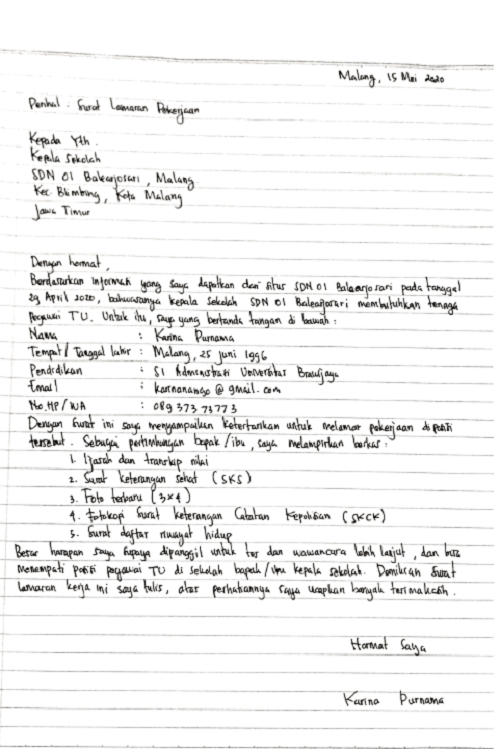
#> input picture Avalon/0. Computer Vision/Asset/tulisanTangan.png, 500 x 749 px
$ jupyter execute --allow-errors Main.ipynb
#> lines starting #> are read from the running program, lines starting #| are printed output that depends on the picture; after the words box and inside, x2 and y2 are one past the last pixel; in counts of white or black regions, pixels touching at a corner belong together
kita bakal ngobrolin image dari dasar banget

gambar di komputer basically cuman sebuah numpy array aja, dengan range 0 sampai 255

[cell 1]
import cv2
import numpy as np

import warnings
warnings.filterwarnings('ignore')

[cell 2]
gambar_kecil = np.array([
    [0,   20,   40, 60,   80],
    [100,   120, 140, 160, 180],
    [200, 220, 240, 255, 256],
    [80,   0,   255, 0,   50000]
], dtype=np.uint8)

print(gambar_kecil)
print("\n tinggi dan lebar):", gambar_kecil.shape)

"""
shape ini susunannya (panjang x lebar) atau dalam matrix (baris x kolom)
jadai gambar_kecil itu ukurannya 4 baris dan 5 kolom (4, 5)
"""

gambar_res = cv2.resize(gambar_kecil, (400, 400), interpolation=cv2.INTER_NEAREST)
cv2.imshow("Visualisasi Matriks ke Gambar", gambar_res)
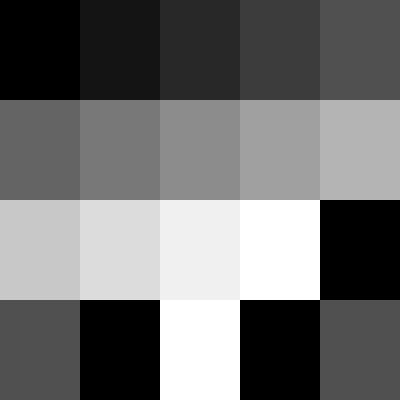
#> window 'Visualisasi Matriks ke Gambar': shape (400, 400); min 0, max 255, mean 111.5
cv2.waitKey(0)
cv2.destroyAllWindows()

[cell 3]
# nah tadi itu kita liat gambar yang biner, coba kita import gambar yang keliatannya item putih
tulisanTangan = cv2.imread("Asset/tulisanTangan.png")
#> tulisanTangan is the input picture: shape (749, 500, 3); mean B, G, R 241.3, 241.7, 242.1
print(tulisanTangan)
#> (printed output is left out)

wait, kenapa kita dapet bentuk array yang berbeda?

kenapa satu pixel isinya tiga angka, bukan satu? Karena secara default, OpenCV membaca semua gambar sebagai gambar berwarna (3 Channels: Blue, Green, Red)

coba kita pastiin lewat shape

[cell 4]
print(tulisanTangan[0, 0])
#| [255 255 255]
print(tulisanTangan.shape)
#| (749, 500, 3)

bisa diliat kalau ada kolom ketiga dan didalamnya tertulis angka 3

ini disebut sebagai channels. jadi channels ini berperan sebagai tumpukan layer, terdiri dari Merah, Hijau, Biru (RGB) tapi kalau di cv2 ditulisnya GBR (green, blue, red).

coba kita liat contoh dibawah biar jelas, again rangenya itu dari 0 sampai 255

[cell 5]
import cv2
import numpy as np

# Kita buat gambar 3x3 pixel tapi berwarna (3 channel)
# Format: [Blue, Green, Red]
warna_warni = np.array([
    [[255, 0, 0], [0, 255, 0], [0, 0, 255]],    # Baris 1: Biru, Hijau, Merah
    [[255, 255, 0], [0, 255, 255], [255, 0, 255]], # Baris 2: Cyan, Yellow, Magenta
    [[255, 255, 255], [0, 0, 0], [128, 128, 128]]  # Baris 3: Putih, Hitam, Abu-abu
], dtype=np.uint8)

res = cv2.resize(warna_warni, (300, 300), interpolation=cv2.INTER_NEAREST)

cv2.imshow("Dunia Berwarna BGR", res)
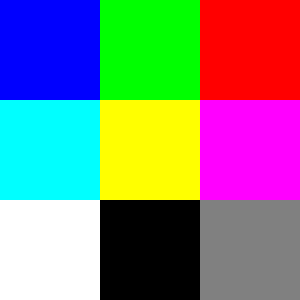
#> window 'Dunia Berwarna BGR': shape (300, 300, 3); mean B, G, R 127.6, 127.6, 127.6
cv2.waitKey(0)
cv2.destroyAllWindows()
print("Bentuk Matriks Berwarna:", warna_warni.shape)
# Outputnya bakal (3, 3, 3) => Tinggi, Lebar, Jumlah Channel

Gimana kalau kita mau bikin jadi 1 lapis (grayscale)?

ada 2 cara
1. pas baca gambar kita taro angka 0 setelah menulis path file
2. kita pake fungsi konversi ini paling umum

[cell 6]
# ini_bakal_gray = cv2.imread("Asset/tulisanTangan.png", 0) # ga gweh run, males

# ini fungsi konversinya
tulisan_abuabu = cv2.cvtColor(tulisanTangan, cv2.COLOR_BGR2GRAY)
print(tulisanTangan.shape)
#| (749, 500, 3)
print(tulisan_abuabu.shape)
#| (749, 500)

cv2.imshow("Dunia Berwarna BGR", tulisan_abuabu)
cv2.waitKey(0)
cv2.destroyAllWindows()

[cell 7]
from matplotlib import pyplot as plt
# Kita hitung ada berapa banyak pixel untuk tiap angka 0-255
plt.hist(tulisan_abuabu.ravel(), 256, [0, 256])
plt.title("Histogram Gambar Sebelum Thresholding")
plt.xlabel("Nilai Pixel (0-255)")
plt.ylabel("Jumlah Pixel")
plt.show()
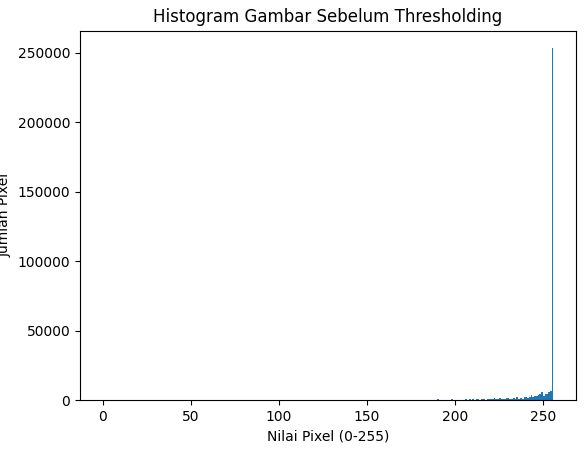
#> figure drawn by matplotlib, 1 panel; tallest bar 253451 high, from x = 255 to 256

Ada 3 cara (yang gw tulis) buat bikin gambar tadi jadi biner

1. Binary Threshold: ini kita manual naro batasnya sendiri

[cell 8]
# kita taro batasnya 127. Di atas 127 jadi 255, di bawah jadi 0.
ret1, thresh_manual = cv2.threshold(tulisan_abuabu, 127, 255, cv2.THRESH_BINARY)
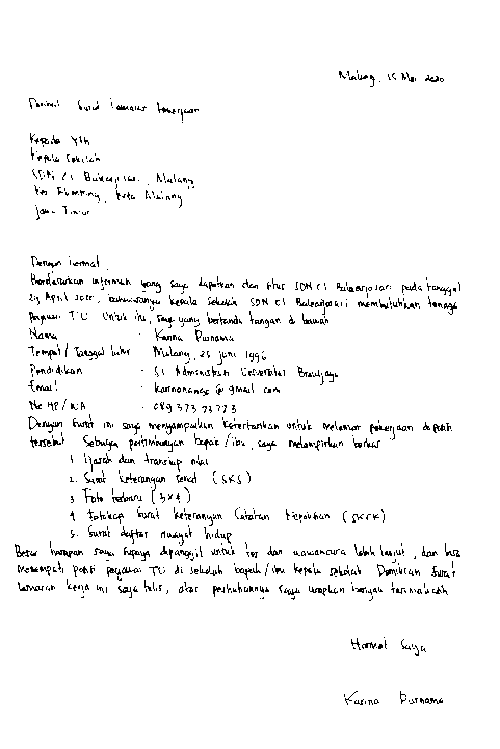
#> thresh_manual: shape (749, 500); 96.4% white; black in thin lines or dots, all inside (x1, y1, x2, y2) = (15, 70, 460, 705)

2. Otsu's Threshold: ini algoritma yang nyari sendiri angka batas paling pas berdasarkan "lembah" di histogra

[cell 9]
ret2, thresh_otsu = cv2.threshold(tulisan_abuabu, 0, 255, cv2.THRESH_BINARY + cv2.THRESH_OTSU)
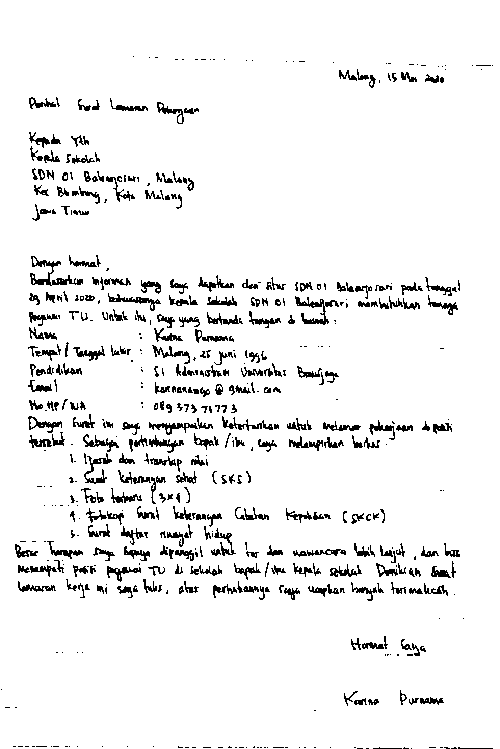
#> thresh_otsu: shape (749, 500); 94% white; black in thin lines or dots
#> ret2 = 182
print(f"Otsu memutusakan batasnya adalah: {ret2}")
#| Otsu memutusakan batasnya adalah: 182.0

3. Adaptive Threshold: ini buat kalau ada bayangan (sebelah terang, sebelah gelap), kita pakai ini. dia bakal bagi gambar jadi kotak-kotak kecil dan nentuin threshold di tiap kotak

[cell 10]
thresh_adaptive = cv2.adaptiveThreshold(tulisan_abuabu, 255, cv2.ADAPTIVE_THRESH_GAUSSIAN_C,
                                        cv2.THRESH_BINARY, 11, 2)
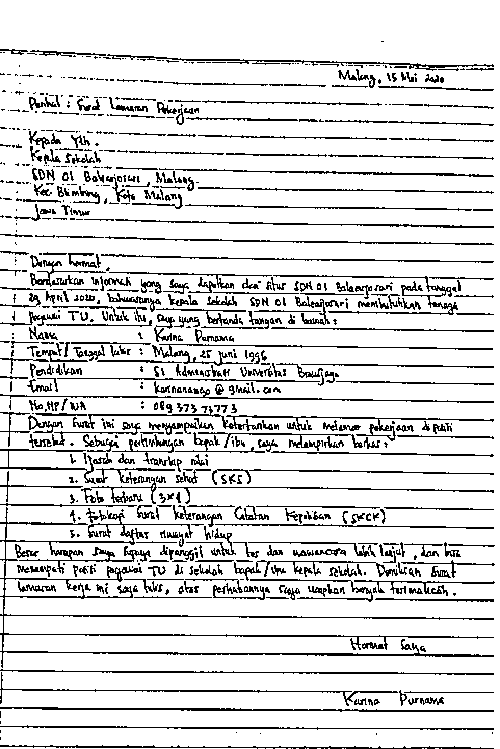
#> thresh_adaptive: shape (749, 500); 86.1% white; black in thin lines or dots

[cell 11]
perbandingan = np.hstack((tulisan_abuabu, thresh_manual, thresh_otsu, thresh_adaptive))
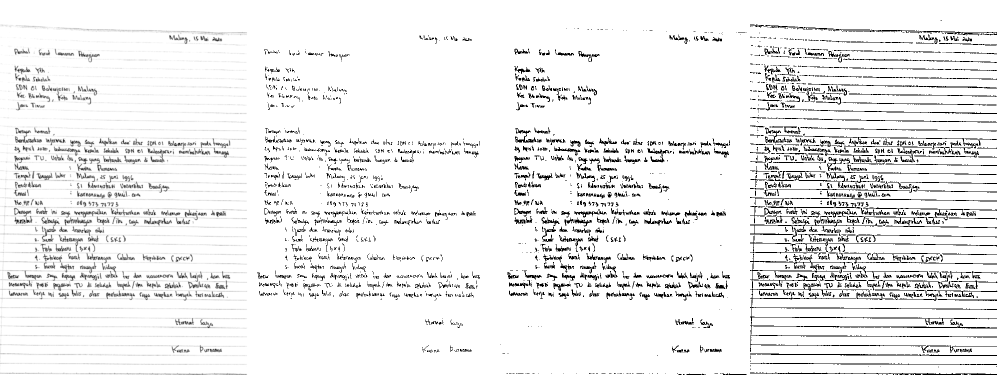
#> perbandingan: shape (749, 2000) (shown at 1/2 size); min 0, max 255, mean 236.7
skala = 1200 / perbandingan.shape[1]
#> skala = 0.6
lebar = int(perbandingan.shape[1] * skala)
#> lebar = 1200
tinggi = int(perbandingan.shape[0] * skala)
#> tinggi = 449
perbandingan_res = cv2.resize(perbandingan, (lebar, tinggi))
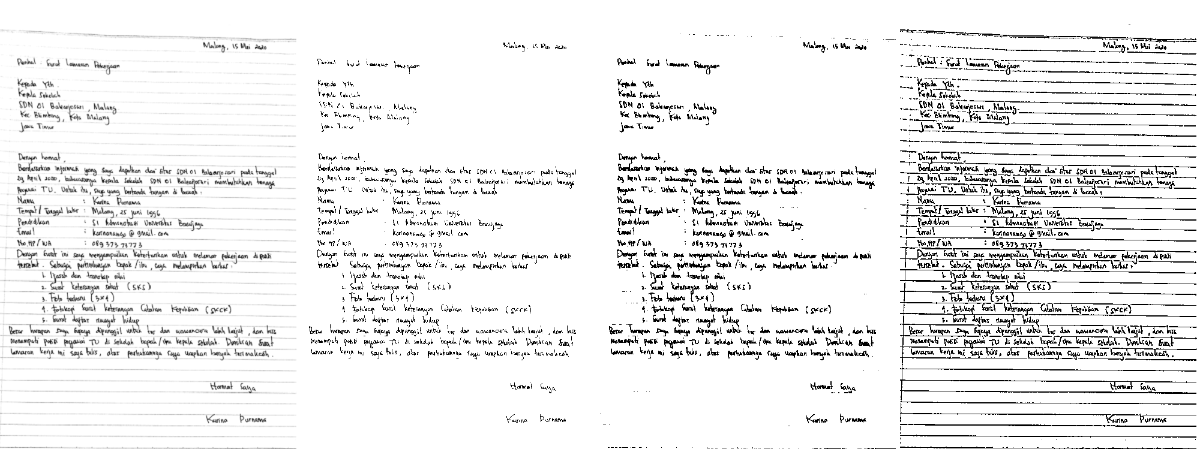
#> perbandingan_res: shape (449, 1200); min 0, max 255, mean 236.7

cv2.imshow("Perbandingan Resized", perbandingan_res)
cv2.waitKey(0)
cv2.destroyAllWindows()

Kita liat kan kayak di Otsu ada bintik bintik putih, kita bisa ilangin dengan operasi morphologi.

kita kenalan dengan erosi dan dilasi:

- Erosi (cv2.erode): Mengikis tepi kayak namanya erosi, kita ngikis area hitam

- Dilatasi (cv2.dilate): lawannya erosi ini kita menebalkan tepi objek. Ibaratnya "menggemukkan" objek putih. Fungsinya untuk menyambung garis yang terputus

kita bisa kombinasiin penggunaan erosi dan dilasi kita biasanya sebut, Opening & Closing :

Opening (Erosi, Dilatasi)

Closing (Dilatasi, Erosi)

[cell 12]
# kita pake thresh_otsu
"""
kita harus bikin "kuas"nya dulu, ukuran 3x3. kayak
"""

kernel = np.ones((3, 3), np.uint8)

opening = cv2.morphologyEx(thresh_otsu, cv2.MORPH_OPEN, kernel)
#> opening: shape (749, 500); 92.6% white; 295 black regions (112 under 20 px), largest, box (x1, y1, x2, y2) and area: (83, 434, 119, 484) 547, (152, 345, 229, 377) 525, (30, 256, 83, 286) 523
closing = cv2.morphologyEx(thresh_otsu, cv2.MORPH_CLOSE, kernel)
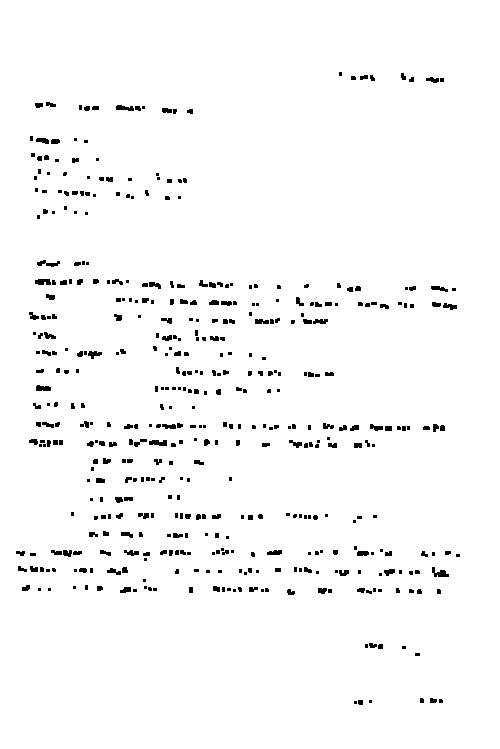
#> closing: shape (749, 500); 97.3% white; 457 black regions (269 under 20 px), largest, box (x1, y1, x2, y2) and area: (432, 567, 449, 577) 93, (149, 440, 167, 446) 86, (37, 260, 60, 267) 82
hasil_morph = np.hstack((thresh_otsu, opening, closing))
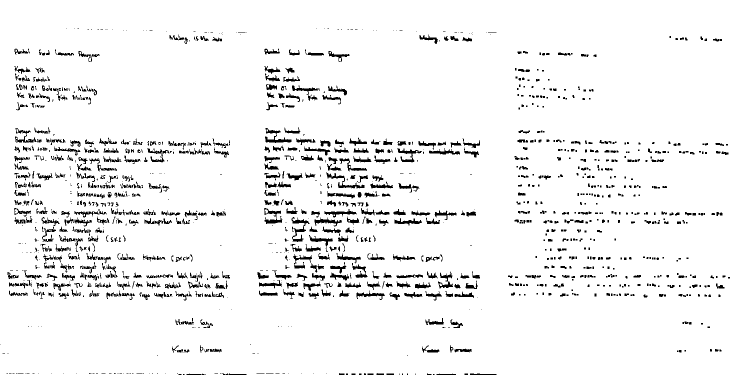
#> hasil_morph: shape (749, 1500) (shown at 1/2 size); 94.6% white; 1285 black regions (603 under 20 px), largest, box (x1, y1, x2, y2) and area: (583, 434, 619, 484) 547, (652, 345, 729, 377) 525, (530, 256, 583, 286) 523
cv2.imshow("Original Biner vs Opening vs Closing", hasil_morph)
cv2.waitKey(0)

abis gambarnya bersih, kita bisa hitung objek dengan bikin komputer kita mengenali bentuk terus yaudah kita itung
kita sebut ini sebagai Contour Detection

countour (dictionary: "an outline, especially one representing or bounding the shape or form of something"),

itu adalah garis yang menghubungkan semua titik berkesinambungan di sepanjang batas objek, yang memiliki warna atau intensitas yang sama. misal kita kalau liat logo, kita bisa bedain mana background dan foreground karena ada garis tepi kan? ya kira kira gitu

algoritmanya namanya findContours

tapi di OpenCV dia itu mencari objek berwarna Putih di atas latar Hitam. Jadi, jadi karena tulisan tangannya tadi yang hitam di atas kertas yang putih, kita harus me-inverse (membalik) warnanya dulu

[cell 13]
img_biner = cv2.bitwise_not(closing) # ini buat nge inverse warna
#> img_biner: shape (749, 500); 2.7% white; 457 white regions (269 under 20 px)

"""
cari countour
- cv2.RETR_EXTERNAL: Hanya ambil kontur terluar saja
- cv2.CHAIN_APPROX_SIMPLE: Menghemat memori dengan hanya menyimpan titik sudut
"""
contours, hierarchy = cv2.findContours(img_biner, cv2.RETR_EXTERNAL, cv2.CHAIN_APPROX_SIMPLE)
#> contours = 457 contours, 360 with area under 20; largest, box (x1, y1, x2, y2) and area: (432, 567, 449, 577) 66, (149, 440, 167, 446) 63, (35, 279, 51, 285) 60, (36, 385, 51, 391) 56, (37, 260, 60, 267) 54

foto_asli = cv2.imread("Asset/tulisanTangan.png")

for cnt in contours:
    # Ambil koordinat kotak pembungkus (Bounding Box)
    x, y, w, h = cv2.boundingRect(cnt)

    # Filter: Hanya gambar kotak jika ukurannya cukup besar (menghindari noise kecil)
    if w > 10 and h > 10:
        cv2.rectangle(foto_asli, (x, y), (x + w, y + h), (0, 255, 0), 2)
#> this loop made 457 passes
#> (cnt, x, y, w, h) on passes 1, 2, 7: ([[354, 701], [354, 703], [356, 703], [356, 701]], 354, 701, 3, 3), ([[369, 700], [369, 702], [371, 702], [371, 700]], 369, 700, 3, 3), ([[415, 653], [415, 655], [419, 655], [419, 653]], 415, 653, 5, 3)

print(f"Jumlah objek (huruf/kata) yang dideteksi: {len(contours)}")
#| Jumlah objek (huruf/kata) yang dideteksi: 457

cv2.imshow("Deteksi Objek", foto_asli)
cv2.waitKey(0)
#> Out = 27

hmm, tapi kita mau liat kata katanya kan?

kita kan punya koordinat $(x, y, w, h)$ dari proses kontur tadi, kita bisa melakukan Cropping

ini bisa dilakukan karena kembali lagi ke konsep awal: Gambar adalah Matriks. Memotong gambar sama saja dengan mengambil sebagian baris dan kolom dari matriks tersebut

[cell 14]
import os
"""
Jika gambar asli adalah matriks img, maka cara memotongnya adalah:
potongan = img[y_awal : y_akhir, x_awal : x_akhir]

Sesuai dengan kotak yang kita dapat dari boundingRect:

y_awal adalah y

y_akhir adalah y + h

x_awal adalah x

x_akhir adalah x + w
"""

if not os.path.exists('hasil_huruf'):
    os.makedirs('hasil_huruf')

count = 0
for cnt in contours:
    x, y, w, h = cv2.boundingRect(cnt)

    # Filter ukuran agar tidak memproses debu/noise
    if w > 10 and h > 10:
        # 1. CROP dari gambar asli (bukan dari gambar biner agar hasilnya berwarna)
        huruf_crop = foto_asli[y:y+h, x:x+w]

        # 2. SIMPAN ke folder
        nama_file = f"hasil_huruf/huruf_{count}.png"
        cv2.imwrite(nama_file, huruf_crop)

        # 3. Gambar kotak di foto_asli buat penanda
        cv2.rectangle(foto_asli, (x, y), (x + w, y + h), (0, 255, 0), 2)

        count += 1
#> after the loop, count = 0

print(f"Selesai! {count} huruf telah dipotong dan disimpan di folder 'hasil_huruf'.")
#| Selesai! 0 huruf telah dipotong dan disimpan di folder 'hasil_huruf'.
